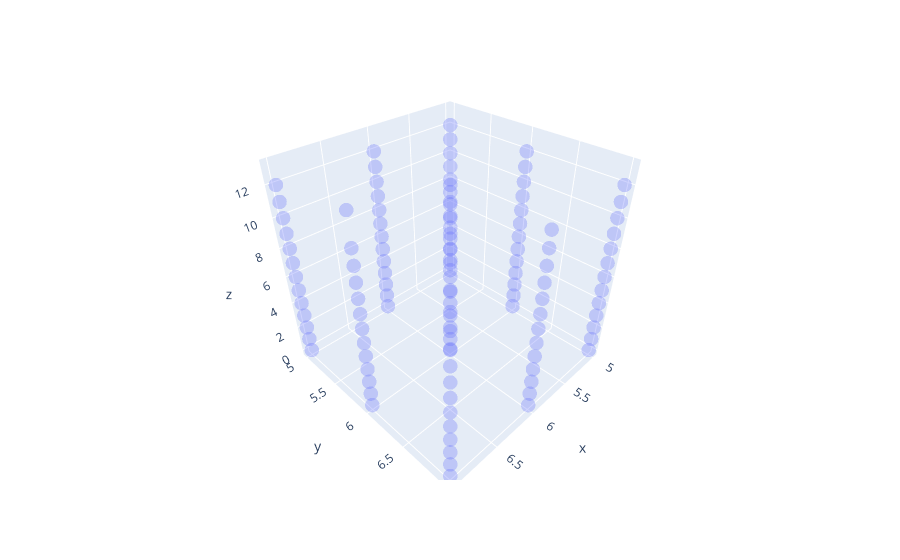
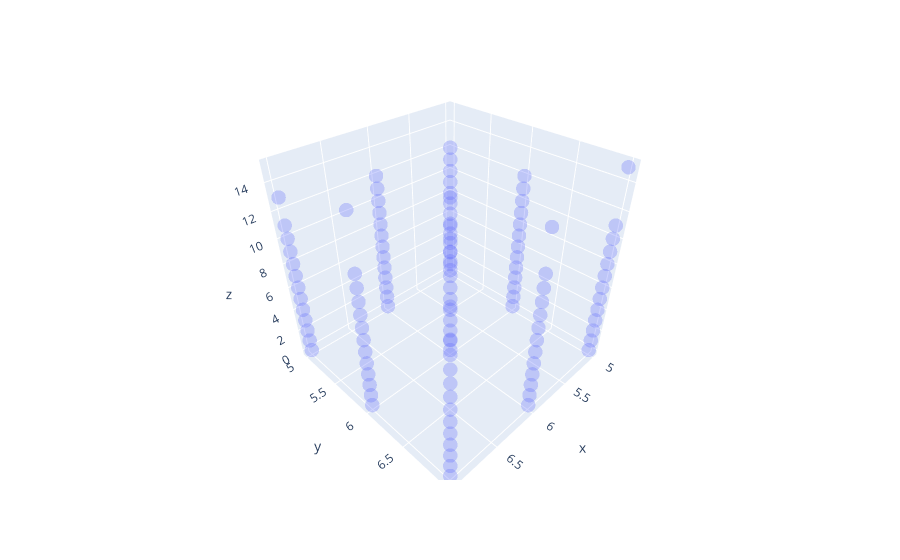
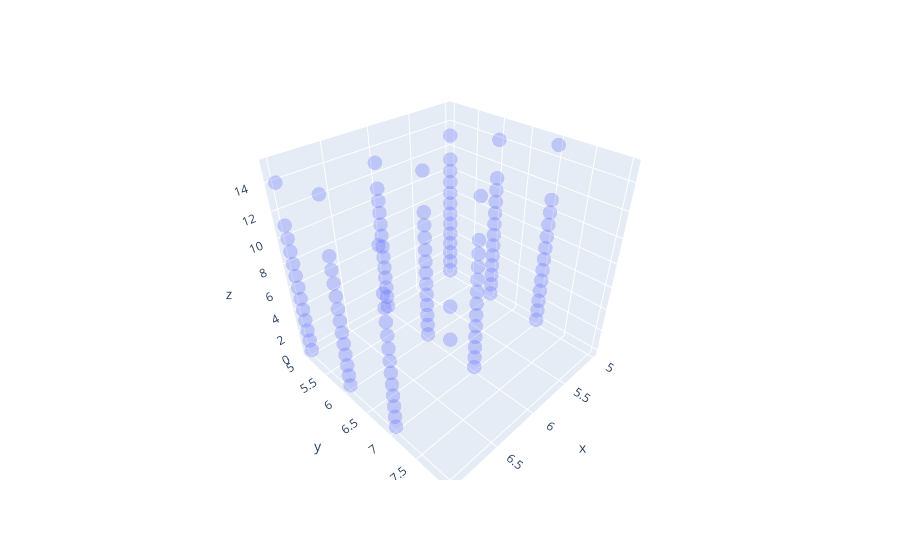
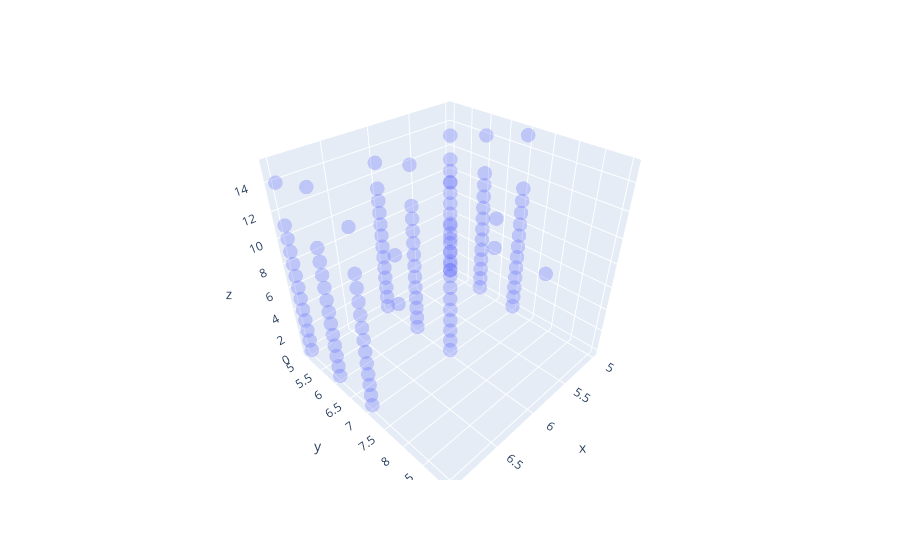

Here is the notebook cell these charts were saved with, in order:
### Code cell
for i in range(101):
    struct.complete_model_step()
    # if i > 0:
    #     struct.update_trap_ocupancy()

    current.append(struct.current)
    max_temperature.append(np.max(struct.temperature))
    time_step.append(struct.simulation_time)
    max_field.append(np.max(struct.electric_potential_grad))
    print(f'{i} step, max temperature: ', np.max(struct.temperature))

    if np.isnan(struct.time_step):
        break

    if i%10 == 0:
        print(struct.simulation_time)


        plt.plot(time_step, elementary_charge*np.array(current), '-x')
        plt.show()


        df, df_p = parse_array_for_plot(struct.vacancy_grid, struct.vacancy_clusters, struct.percolation_cluster_cnt)

        # TODO: set initial plot scale
        # Marker size depend on plot scale
        marker_size = struct.vacancy_radius*10#86.5 
        fig = px.scatter_3d(df_p, x='x', y='y', z='z', opacity=0.3)
        fig.update_traces(marker=dict(size=marker_size, symbol="circle"),
                        selector=dict(mode='markers'))
        fig.show()

        # plot_cube(struct.electric_potential_grad[5:15, 5:8, :])
        # plot_cube(struct.electric_potential[5:15, 5:8, :])
        # plot_cube(struct.temperature)

### Figure 1 — Plotly figure (JSON) as saved in the notebook; plotly's stock layout.template omitted (floating-point values rounded to 4 significant figures)
{"data": [{"hovertemplate": "x=%{x}<br>y=%{y}<br>z=%{z}<extra></extra>", "legendgroup": "", "marker": {"color": "#636efa", "opacity": 0.3, "size": 5, "symbol": "circle"}, "mode": "markers", "name": "", "scene": "scene", "showlegend": false, "type": "scatter3d", "x": [5, 5, 5, 5, 5, 5, 5, 5, 5, 5, 5, 5, 5, 5, 5, 5, 5, 5, 5, 5, 5, 5, 5, 5, 5, 5, 5, 5, 5, 5, 5, 5, 5, 5, 5, 5, 5, 5, 5, 6, 6, 6, 6, 6, 6, 6, 6, 6, 6, 6, 6, 6, 6, 6, 6, 6, 6, 6, 6, 6, 6, 6, 6, 6, 6, 6, 6, 6, 6, 6, 6, 6, 6, 6, 6, 6, 6, 6, 7, 7, 7, 7, 7, 7, 7, 7, 7, 7, 7, 7, 7, 7, 7, 7, 7, 7, 7, 7, 7, 7, 7, 7, 7, 7, 7, 7, 7, 7, 7, 7, 7, 7, 7, 7, 7, 7, 7], "y": [5, 5, 5, 5, 5, 5, 5, 5, 5, 5, 5, 5, 5, 6, 6, 6, 6, 6, 6, 6, 6, 6, 6, 6, 6, 6, 7, 7, 7, 7, 7, 7, 7, 7, 7, 7, 7, 7, 7, 5, 5, 5, 5, 5, 5, 5, 5, 5, 5, 5, 5, 5, 6, 6, 6, 6, 6, 6, 6, 6, 6, 6, 6, 6, 6, 7, 7, 7, 7, 7, 7, 7, 7, 7, 7, 7, 7, 7, 5, 5, 5, 5, 5, 5, 5, 5, 5, 5, 5, 5, 5, 6, 6, 6, 6, 6, 6, 6, 6, 6, 6, 6, 6, 6, 7, 7, 7, 7, 7, 7, 7, 7, 7, 7, 7, 7, 7], "z": [0, 1, 2, 3, 4, 5, 6, 7, 8, 9, 10, 11, 12, 0, 1, 2, 3, 4, 5, 6, 7, 8, 9, 10, 11, 12, 0, 1, 2, 3, 4, 5, 6, 7, 8, 9, 10, 11, 12, 0, 1, 2, 3, 4, 5, 6, 7, 8, 9, 10, 11, 12, 0, 1, 2, 3, 4, 5, 6, 7, 8, 9, 10, 11, 12, 0, 1, 2, 3, 4, 5, 6, 7, 8, 9, 10, 11, 12, 0, 1, 2, 3, 4, 5, 6, 7, 8, 9, 10, 11, 12, 0, 1, 2, 3, 4, 5, 6, 7, 8, 9, 10, 11, 13, 0, 1, 2, 3, 4, 5, 6, 7, 8, 9, 10, 11, 12]}], "layout": {"legend": {"tracegroupgap": 0}, "margin": {"t": 60}, "scene": {"domain": {"x": [0, 1], "y": [0, 1]}, "xaxis": {"title": {"text": "x"}}, "yaxis": {"title": {"text": "y"}}, "zaxis": {"title": {"text": "z"}}}}}

### Figure 2 — Plotly figure (JSON) as saved in the notebook; plotly's stock layout.template omitted (floating-point values rounded to 4 significant figures)
{"data": [{"hovertemplate": "x=%{x}<br>y=%{y}<br>z=%{z}<extra></extra>", "legendgroup": "", "marker": {"color": "#636efa", "opacity": 0.3, "size": 5, "symbol": "circle"}, "mode": "markers", "name": "", "scene": "scene", "showlegend": false, "type": "scatter3d", "x": [5, 5, 5, 5, 5, 5, 5, 5, 5, 5, 5, 5, 5, 5, 5, 5, 5, 5, 5, 5, 5, 5, 5, 5, 5, 5, 5, 5, 5, 5, 5, 5, 5, 5, 5, 5, 5, 5, 5, 6, 6, 6, 6, 6, 6, 6, 6, 6, 6, 6, 6, 6, 6, 6, 6, 6, 6, 6, 6, 6, 6, 6, 6, 6, 6, 6, 6, 6, 6, 6, 6, 6, 6, 6, 6, 6, 6, 6, 7, 7, 7, 7, 7, 7, 7, 7, 7, 7, 7, 7, 7, 7, 7, 7, 7, 7, 7, 7, 7, 7, 7, 7, 7, 7, 7, 7, 7, 7, 7, 7, 7, 7, 7, 7, 7, 7, 7], "y": [5, 5, 5, 5, 5, 5, 5, 5, 5, 5, 5, 5, 5, 6, 6, 6, 6, 6, 6, 6, 6, 6, 6, 6, 6, 6, 7, 7, 7, 7, 7, 7, 7, 7, 7, 7, 7, 7, 7, 5, 5, 5, 5, 5, 5, 5, 5, 5, 5, 5, 5, 5, 6, 6, 6, 6, 6, 6, 6, 6, 6, 6, 6, 6, 6, 7, 7, 7, 7, 7, 7, 7, 7, 7, 7, 7, 7, 7, 5, 5, 5, 5, 5, 5, 5, 5, 5, 5, 5, 5, 5, 6, 6, 6, 6, 6, 6, 6, 6, 6, 6, 6, 6, 6, 7, 7, 7, 7, 7, 7, 7, 7, 7, 7, 7, 7, 7], "z": [0, 1, 2, 3, 4, 5, 6, 7, 8, 9, 10, 11, 12, 0, 1, 2, 3, 4, 5, 6, 7, 8, 9, 10, 11, 12, 0, 1, 2, 3, 4, 5, 6, 7, 8, 9, 10, 11, 15, 0, 1, 2, 3, 4, 5, 6, 7, 8, 9, 10, 11, 12, 0, 1, 2, 3, 4, 5, 6, 7, 8, 9, 10, 11, 13, 0, 1, 2, 3, 4, 5, 6, 7, 8, 9, 10, 11, 14, 0, 1, 2, 3, 4, 5, 6, 7, 8, 9, 10, 11, 13, 0, 1, 2, 3, 4, 5, 6, 7, 8, 9, 10, 11, 15, 0, 1, 2, 3, 4, 5, 6, 7, 8, 9, 10, 11, 13]}], "layout": {"legend": {"tracegroupgap": 0}, "margin": {"t": 60}, "scene": {"domain": {"x": [0, 1], "y": [0, 1]}, "xaxis": {"title": {"text": "x"}}, "yaxis": {"title": {"text": "y"}}, "zaxis": {"title": {"text": "z"}}}}}

### Figure 3 — Plotly figure (JSON) as saved in the notebook; plotly's stock layout.template omitted (floating-point values rounded to 4 significant figures)
{"data": [{"hovertemplate": "x=%{x}<br>y=%{y}<br>z=%{z}<extra></extra>", "legendgroup": "", "marker": {"color": "#636efa", "opacity": 0.3, "size": 5, "symbol": "circle"}, "mode": "markers", "name": "", "scene": "scene", "showlegend": false, "type": "scatter3d", "x": [5, 5, 5, 5, 5, 5, 5, 5, 5, 5, 5, 5, 5, 5, 5, 5, 5, 5, 5, 5, 5, 5, 5, 5, 5, 5, 5, 5, 5, 5, 5, 5, 5, 5, 5, 5, 5, 5, 5, 6, 6, 6, 6, 6, 6, 6, 6, 6, 6, 6, 6, 6, 6, 6, 6, 6, 6, 6, 6, 6, 6, 6, 6, 6, 6, 6, 6, 6, 6, 6, 6, 6, 6, 6, 6, 6, 6, 6, 7, 7, 7, 7, 7, 7, 7, 7, 7, 7, 7, 7, 7, 7, 7, 7, 7, 7, 7, 7, 7, 7, 7, 7, 7, 7, 7, 7, 7, 7, 7, 7, 7, 7, 7, 7, 7, 7, 7, 7, 7], "y": [5, 5, 5, 5, 5, 5, 5, 5, 5, 5, 5, 5, 5, 6, 6, 6, 6, 6, 6, 6, 6, 6, 6, 6, 6, 6, 7, 7, 7, 7, 7, 7, 7, 7, 7, 7, 7, 7, 7, 5, 5, 5, 5, 5, 5, 5, 5, 5, 5, 5, 5, 5, 6, 6, 6, 6, 6, 6, 6, 6, 6, 6, 6, 6, 6, 7, 7, 7, 7, 7, 7, 7, 7, 7, 7, 7, 7, 7, 5, 5, 5, 5, 5, 5, 5, 5, 5, 5, 5, 5, 5, 6, 6, 6, 6, 6, 6, 6, 6, 6, 6, 6, 6, 6, 7, 7, 7, 7, 7, 7, 7, 7, 7, 7, 7, 7, 7, 8, 8], "z": [0, 1, 2, 3, 4, 5, 6, 7, 8, 9, 10, 11, 13, 0, 1, 2, 3, 4, 5, 6, 7, 8, 9, 10, 11, 14, 0, 1, 2, 3, 4, 5, 6, 7, 8, 9, 10, 11, 15, 0, 1, 2, 3, 4, 5, 6, 7, 8, 9, 10, 11, 13, 0, 1, 2, 3, 4, 5, 6, 7, 8, 9, 10, 11, 14, 0, 1, 2, 3, 4, 5, 6, 7, 8, 9, 10, 11, 14, 0, 1, 2, 3, 4, 5, 6, 7, 8, 9, 10, 11, 14, 0, 1, 2, 3, 4, 5, 6, 7, 8, 9, 10, 11, 15, 0, 1, 2, 3, 4, 5, 6, 7, 8, 9, 10, 11, 14, 11, 13]}], "layout": {"legend": {"tracegroupgap": 0}, "margin": {"t": 60}, "scene": {"domain": {"x": [0, 1], "y": [0, 1]}, "xaxis": {"title": {"text": "x"}}, "yaxis": {"title": {"text": "y"}}, "zaxis": {"title": {"text": "z"}}}}}

### Figure 4 — Plotly figure (JSON) as saved in the notebook; plotly's stock layout.template omitted (floating-point values rounded to 4 significant figures)
{"data": [{"hovertemplate": "x=%{x}<br>y=%{y}<br>z=%{z}<extra></extra>", "legendgroup": "", "marker": {"color": "#636efa", "opacity": 0.3, "size": 5, "symbol": "circle"}, "mode": "markers", "name": "", "scene": "scene", "showlegend": false, "type": "scatter3d", "x": [5, 5, 5, 5, 5, 5, 5, 5, 5, 5, 5, 5, 5, 5, 5, 5, 5, 5, 5, 5, 5, 5, 5, 5, 5, 5, 5, 5, 5, 5, 5, 5, 5, 5, 5, 5, 5, 5, 5, 6, 6, 6, 6, 6, 6, 6, 6, 6, 6, 6, 6, 6, 6, 6, 6, 6, 6, 6, 6, 6, 6, 6, 6, 6, 6, 6, 6, 6, 6, 6, 6, 6, 6, 6, 6, 6, 6, 6, 6, 6, 6, 7, 7, 7, 7, 7, 7, 7, 7, 7, 7, 7, 7, 7, 7, 7, 7, 7, 7, 7, 7, 7, 7, 7, 7, 7, 7, 7, 7, 7, 7, 7, 7, 7, 7, 7, 7, 7, 7, 7, 7, 7, 7], "y": [5, 5, 5, 5, 5, 5, 5, 5, 5, 5, 5, 5, 5, 6, 6, 6, 6, 6, 6, 6, 6, 6, 6, 6, 6, 6, 7, 7, 7, 7, 7, 7, 7, 7, 7, 7, 7, 7, 7, 5, 5, 5, 5, 5, 5, 5, 5, 5, 5, 5, 5, 5, 6, 6, 6, 6, 6, 6, 6, 6, 6, 6, 6, 6, 6, 7, 7, 7, 7, 7, 7, 7, 7, 7, 7, 7, 7, 7, 8, 8, 9, 5, 5, 5, 5, 5, 5, 5, 5, 5, 5, 5, 5, 5, 6, 6, 6, 6, 6, 6, 6, 6, 6, 6, 6, 6, 6, 7, 7, 7, 7, 7, 7, 7, 7, 7, 7, 7, 7, 7, 8, 8, 9], "z": [0, 1, 2, 3, 4, 5, 6, 7, 8, 9, 10, 11, 13, 0, 1, 2, 3, 4, 5, 6, 7, 8, 9, 10, 11, 14, 0, 1, 2, 3, 4, 5, 6, 7, 8, 9, 10, 11, 15, 0, 1, 2, 3, 4, 5, 6, 7, 8, 9, 10, 11, 13, 0, 1, 2, 3, 4, 5, 6, 7, 8, 9, 10, 11, 14, 0, 1, 2, 3, 4, 5, 6, 7, 8, 9, 10, 11, 14, 11, 13, 11, 0, 1, 2, 3, 4, 5, 6, 7, 8, 9, 10, 11, 14, 0, 1, 2, 3, 4, 5, 6, 7, 8, 9, 10, 11, 15, 0, 1, 2, 3, 4, 5, 6, 7, 8, 9, 10, 11, 14, 11, 14, 15]}], "layout": {"legend": {"tracegroupgap": 0}, "margin": {"t": 60}, "scene": {"domain": {"x": [0, 1], "y": [0, 1]}, "xaxis": {"title": {"text": "x"}}, "yaxis": {"title": {"text": "y"}}, "zaxis": {"title": {"text": "z"}}}}}
